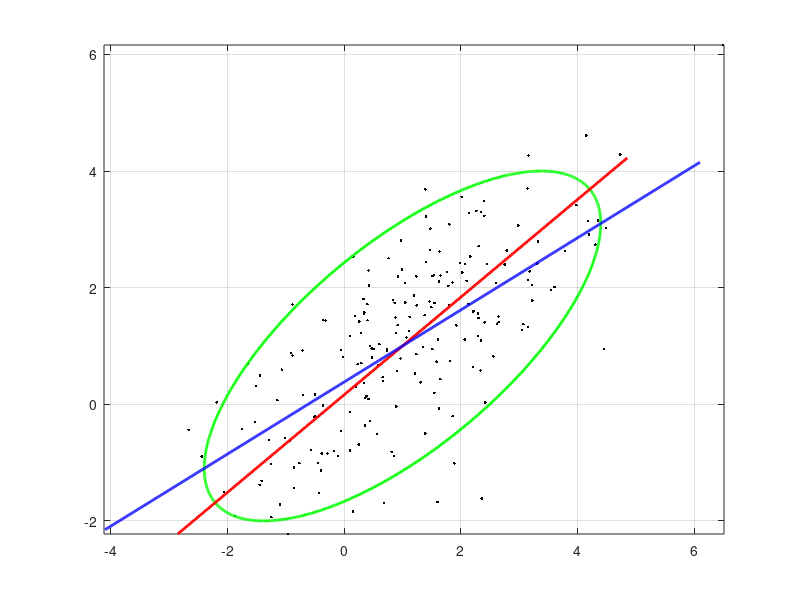

Recreate this plot in MATLAB.
% this script compare PCA (implicit factors) with regression (explicit factors) 
% dimension reduction in a simple bi-variate case
% see "Risk and Asset Allocation"-Springer (2005), by A. Meucci

clc; close all; clear;

%%%%%%%%%%%%%%%%%%%%%%%%%%%%%%%%%%%%%%%%%%%%%%%%%%%%%%%%%%%%%%%%%%%%%%%%%%%%%%%%%%%%%%%%%%%%%%%%%%%%%%%%%%%%%%%%%%%%%%%%%%%%%%%%%%%%%%%%%%%%%%%%%%%%%%%%%%%%%%%%%%%%%%%%%
ExpectedValue = [1 1]';
Standard_Deviations=[1.7 1.5];
Rho=.7;
NumSimulations=200;
Scale=2;

%%%%%%%%%%%%%%%%%%%%%%%%%%%%%%%%%%%%%%%%%%%%%%%%%%%%%%%%%%%%%%%%%%%%%%%%%%%%%%%%%%%%%%%%%%%%%%%%%%%%%%%%%%%%%%%%%%%%%%%%%%%%%%%%%%%%%%%%%%%%%%%%%%%%%%%%%%%%%%%%%%%%%%%%%
% compute PCA analysis
Covariance=diag(Standard_Deviations)*[1 Rho; Rho 1]*diag(Standard_Deviations);
[EigenVectors,EigenValues] = pcacov(Covariance);
EigenVectors(:,1)=-EigenVectors(:,1);
Rsquare_PCA=EigenValues(1)/sum(EigenValues);

% compute the ellipsoid in the r plane, solution to  ((R-Mean)' * Covariance^-1 * (R-Mean) ) = Scale^2                                   
Centered_Ellipse=[]; 
Angle = [0 : pi/500 : 2*pi];
Steps = length(Angle);
for i=1:Steps 
  y=[cos(Angle(i))                                   % normalized variables (parametric representation of the ellipsoid)
    sin(Angle(i))];
  Centered_Ellipse=[Centered_Ellipse Scale*EigenVectors*diag(sqrt(EigenValues))*y];  
end
Ellipse= ExpectedValue*ones(1,Steps) + Centered_Ellipse;

% compute pricipal planes (one axis in this case)
t=[-1.2 : 0.01 : 1.2];
MainVariationTrasl_Line = ExpectedValue*(1+0*t) + Scale*sqrt(EigenValues(1))*EigenVectors(:,1)*t;

% compute regression hyperplanes (lines in this case)
Regression_x = [ExpectedValue(1) - Scale*1.5*sqrt(Covariance(1,1)) : 0.01 : ExpectedValue(1) + Scale*1.5*sqrt(Covariance(1,1))];
Regression_y = ExpectedValue(2) + Covariance(2,1)/Covariance(1,1) * (Regression_x-ExpectedValue(1));

% compute sample
Simul_X=mvnrnd(ExpectedValue,Covariance,NumSimulations);


%%%%%%%%%%%%%%%%%%%%%%%%%%%%%%%%%%%%%%%%%%%%%%%%%%%%%%%%%%%%%%%%%%%%%%%%%%%%%%%%%%%%%%%%%%%%%%%%%%%%%%%%%%%%%%%%%%%%%%%%%%%%%%%%%%%%%%%%%%%%%%%%%%%%%%%%%%%%%%%%%%%%%%%%%
% plots 

% regression analysis

figure
h=plot(Simul_X(:,1),Simul_X(:,2),'.'); % plot the simulations
set(h,'color','k')
hold on
h=plot(Ellipse(1,:),Ellipse(2,:)); % plot the ellipse
set(h,'color','g','linewidth',2)
hold on
h=plot(MainVariationTrasl_Line(1,:),MainVariationTrasl_Line(2,:)); % plot PCA line
set(h,'color','r','linewidth',2)
hold on 
h=plot(Regression_x,Regression_y); % plot regression line
set(h,'color','b','linewidth',2)
axis equal;
grid on
